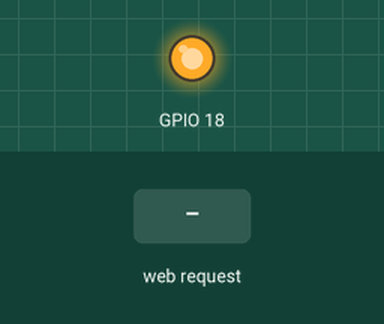
Simulated run of this program. Board: Raspberry Pi (BCM pin numbers). Parts: output pins drawn as LEDs (lit = HIGH). The inputs (shaded band) are chosen by the test bench. The clock reads 2024-03-15 10:24:30 at power-on unless the program sets it; what the program prints to the terminal is not drawn.

Above: at 1.2 s.
1.3 s: HTTP request for /open received
At 1.7 s:
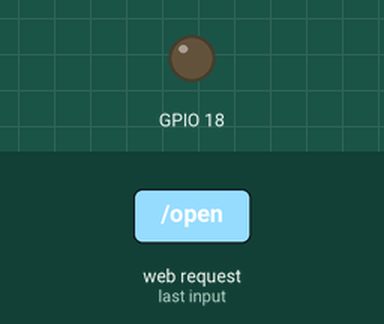
3.3 s: HTTP request for / received
Timing chart, 0 to 6.3 s (numbered marks = the images above; inputs shaded):
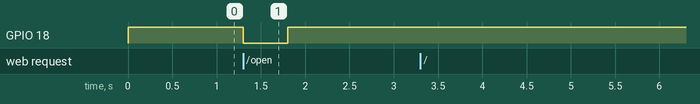

Measured:
- after the input at 1.3 s, GPIO 18: HIGH → LOW at once, → HIGH 0.50 s later
- after the input at 3.3 s, every drawn part: stays the same

The program:

garage_opener.py
```python
from flask import Flask, render_template
import RPi.GPIO as GPIO
import time

app = Flask(__name__)

GPIO.setmode(GPIO.BCM)
GPIO.setup(18, GPIO.OUT)
GPIO.output(18, GPIO.HIGH)

last_operated = time.strftime('%m/%d/%Y %H:%M:%S')

@app.route('/')
def index():
    return render_template('index.html', last_operated=last_operated)

@app.route('/open')
def open():
    global last_operated

    try:
        GPIO.output(18, GPIO.LOW)
        time.sleep(0.5)
        GPIO.output(18, GPIO.HIGH)
        last_operated = time.strftime('%m/%d/%Y %H:%M:%S')
        return 'Successfully toggled the garage door'
    except:
        return 'Error: Unable to toggle the garage door'

if __name__ == '__main__':
    app.run(debug=True, host='0.0.0.0', port=80)
```
